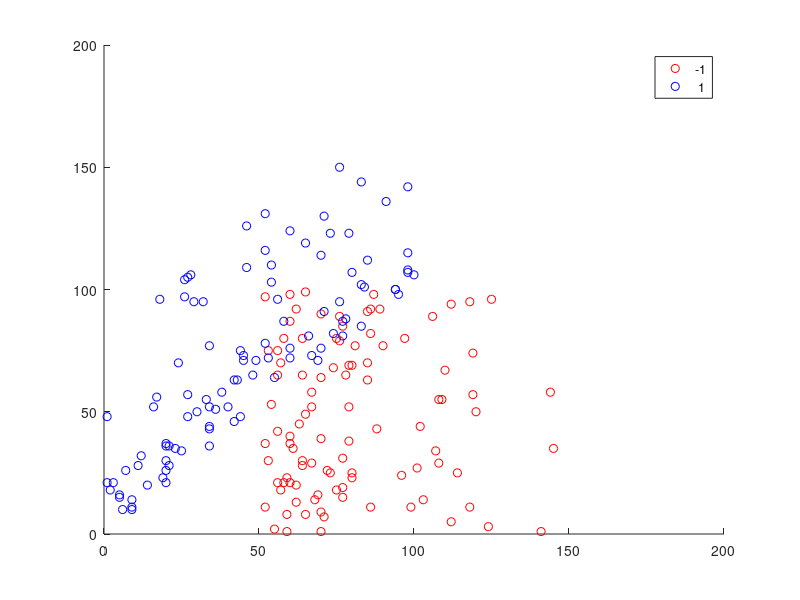

Here is the MATLAB script that generated this plot:
% A script to generate a linearly separable dataset
% that is  not separable by a decision stump.

data = zeros(100, 3);


for i = 1:100
    data(i, 1) = randi(100);
    data(i, 2) = randi([data(i, 1), data(i, 1) + randi([10,100])]);
    data(i, 3) = 1;
end

for j = 1:100
    data(100+j, 2) = randi(100);
    data(100+j, 1) = randi([data(i, 1), data(i, 1) + randi([10,100])]);
    data(100+j, 3) = -1;
end

figure(1)
gscatter(data(:, 1), data(:, 2), data(:, 3), 'rb')

